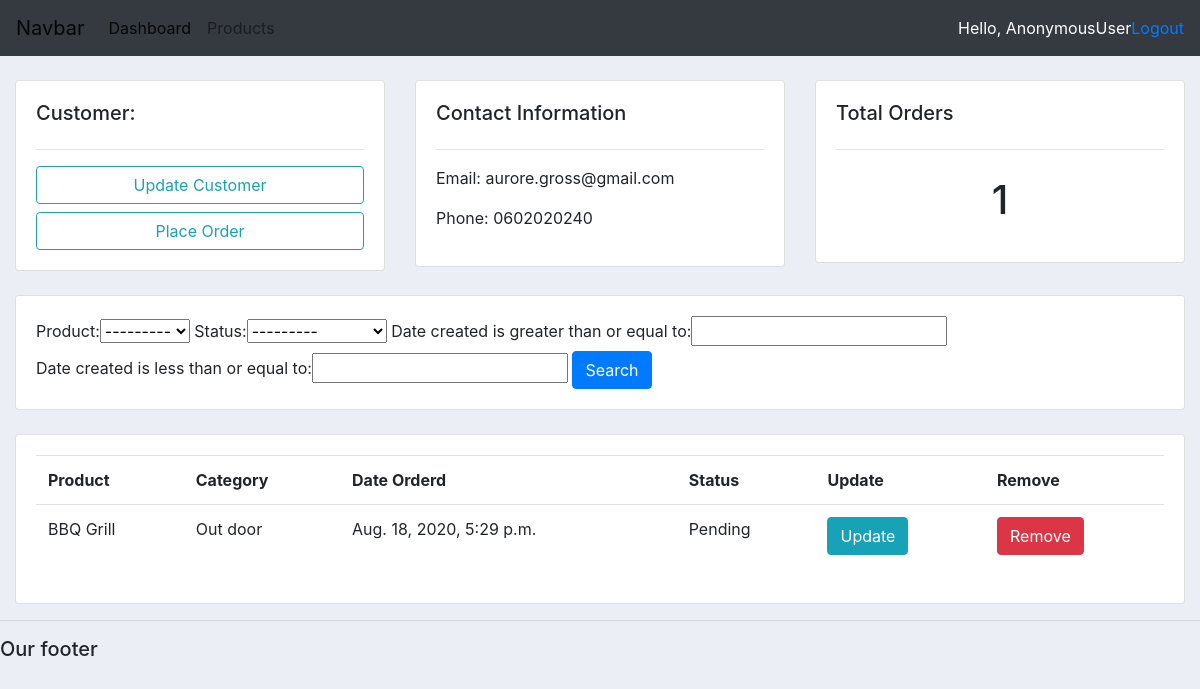
The app's page /customer/2/ with its own data.
### accounts/models.py (models this page shows, shortened)
class Customer(models.Model):
    name = models.CharField(max_length=200, null=True)
    phone = models.CharField(max_length=10, null=True)
    email = models.CharField(max_length=200, null=True)
    date_created = models.DateTimeField(auto_now_add=True, null=True)

class Order(models.Model):
    STATUS =(
        ('Pending', 'Pending'),
        ('Out for delivery', 'Out for delivery'),
        ('Delivered', 'Delivered'),
    )
    customer = models.ForeignKey(Customer, null= True, on_delete=models.SET_NULL)
    product = models.ForeignKey(Product, null=True, on_delete=models.SET_NULL)
    date_created = models.DateTimeField(auto_now_add=True, null=True)
    status = models.CharField(max_length=200, null=True, choices=STATUS)

class Product(models.Model):
    CATEGORY = (
        ('Indoor', 'Indoor'),
        ('Out door', 'Out door'),
    )
    name = models.CharField(max_length=200, null=True)
    price = models.FloatField(null=True)
    category = models.CharField(max_length=200, null=True, choices=CATEGORY)
    description = models.CharField(max_length=200, null=True, blank=True)
    date_created = models.DateTimeField(auto_now_add=True, null=True)
    tags = models.ManyToManyField(Tag)
    def __str__(self):
        return self.name

### accounts/views.py (the view)
# urls.py: path('customer/<str:pk>/', views.customer, name="customer"),
def customer(request, pk):
    customer = Customer.objects.get(id=pk)
    orders = customer.order_set.all()
    total_orders = orders.count()
    order_filter = OrderFilter(request.GET, queryset=orders)
    orders = order_filter.qs
    data = { 'customer': customer, 'total_orders': total_orders, 'orders': orders, 'order_filter': order_filter, }
    return render(request, 'accounts/customer.html', data)

### accounts/templates/accounts/customer.html
{% extends 'accounts/base.html' %}
{% block content %}
<br>
<div class="container-fluid">
    <div class="row">
        <div class="col">
            <div class="card card-body">
                <h5>Customer:</h5>
                <hr>
                <a class="btn btn-outline-info  btn-block" href="">Update Customer</a>
                <a class="btn btn-outline-info  btn-block" href="{% url 'create_order' customer.id %}">Place Order</a>
            </div>
        </div>
        <div class="col">
            <div class="card card-body">
                <h5>Contact Information</h5>
                <hr>
                <p>Email: {{customer.email}}</p>
                <p>Phone: {{customer.phone}}</p>
            </div>
        </div>
        <div class="col">
            <div class="card card-body">
                <h5>Total Orders</h5>
                <hr>
                <h1 style="text-align: center;padding: 10px">{{total_orders}}</h1>
            </div>
        </div>
    </div>
    <br>
    <div class="row">
        <div class="col">
            <div class="card card-body">
                <form method="get">
                    {{order_filter.form}}
                <button class="btn btn-primary" type="submit">Search</button>
            </form>
            </div>
        </div>
    </div>
    <br>
    <div class="row">
        <div class="col">
            <div class="card card-body">
                <table class="table ">
                    <tr>
                        <th>Product</th>
                        <th>Category</th>
                        <th>Date Orderd</th>
                        <th>Status</th>
                        <th>Update</th>
                        <th>Remove</th>
                    </tr>
                    {% for order in orders %}
                        <tr>
                            <td>{{order.product.name}}</td>
                            <td>{{order.product.category}}</td>
                            <td>{{order.date_created}}</td>
                            <td>{{order.status}}</td>
                            <td><a class="btn btn-info" href="{% url 'update_order' order.id %}">Update</a></td>
                            <td><a class="btn btn-danger" href="{% url 'delete_order' order.id %}">Remove</a></td>
                       </tr>
                    {% endfor %}
                </table>
            </div>
        </div>
    </div>
</div>
{% endblock %}

### static/css/main.css (style rules this page uses)
body { background-color: #ebeff5 }

### records on screen
Customer: email "aurore.gross@gmail.com", phone "0602020240"
Order: product.name "BBQ Grill", product.category "Out door", date_created "Aug. 18, 2020, 5:29 p.m.", status "Pending"

### other values on screen
{{ request.user }} "AnonymousUser"
{{ total_orders }} "1"
